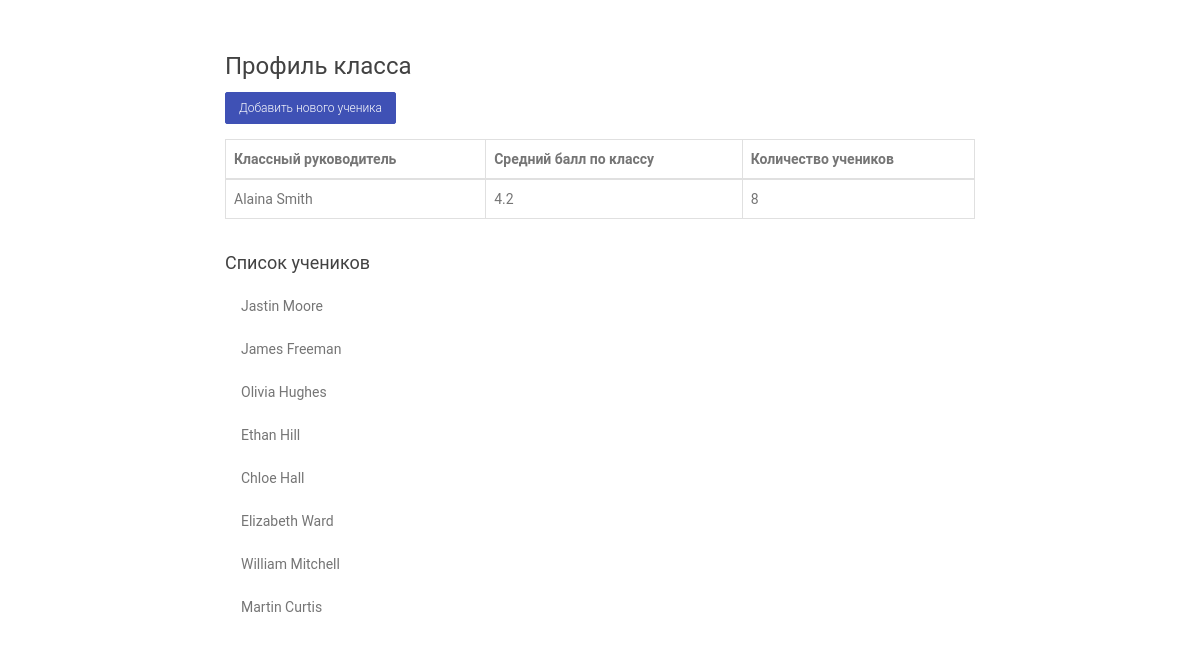
Page /class_profile.php?class=1 on the committed database.
### tables this page shows
CREATE TABLE `class` (
  `id` int(11) NOT NULL AUTO_INCREMENT,
  `class_teacher_full_name` varchar(255) NOT NULL,
  `class_average_score` decimal(2,1) DEFAULT NULL,
  `number_of_pupils` int(11) NOT NULL,
  PRIMARY KEY (`id`)
);

CREATE TABLE `pupil` (
  `id` int(11) NOT NULL AUTO_INCREMENT,
  `full_name` varchar(255) NOT NULL,
  `class_id` int(11) NOT NULL,
  `score` int(11) DEFAULT NULL,
  `start_date` date DEFAULT NULL,
  `graduation_date` date DEFAULT NULL,
  PRIMARY KEY (`id`)
);

### class_profile.php (the view, shortened to what this page needs)
<?php require_once 'header.php' ?>
	<div class="col-md-12">
		<?php
			if(isset($_GET['class'])):
				$classId = (int)$_GET['class'];
				$sth = $db->prepare('SELECT * FROM class WHERE id = :class_id');
				$sth->bindParam(':class_id', $classId);
				$sth->execute();
				$classProfile = $sth->fetch(PDO::FETCH_ASSOC);
		?>
		<div class="col-md-8 col-md-offset-2 margin-top-30">
			<h3>Профиль класса</h3> <a href="add_new_pupil.php?class_id=<?=$classProfile['id']?>" class="btn btn-primary btn-sm margin-bottom-15">Добавить нового ученика</a>
			<table class="table table-bordered">
			    <thead>
			      <tr>
			        <th>Классный руководитель</th>
			        <th>Средний балл по классу</th>
			        <th>Количество учеников</th>
			      </tr>
			    </thead>
			    <tbody>
			      <tr>
			        <td><?=$classProfile['class_teacher_full_name']?></td>
			        <td><?=$classProfile['class_average_score']?></td>
			        <td><?=$classProfile['number_of_pupils']?></td>
			      </tr>
			    </tbody>
	  		</table>
		</div>
		<div class="col-md-8 col-md-offset-2">
			<h4>Список учеников</h4>
			<?php
				$sthPulils = $db->prepare('SELECT * FROM pupil WHERE class_id = :class_id');
				$sthPulils->bindParam(':class_id', $classId);
				$sthPulils->execute();
				$listOfPupils = $sthPulils->fetchAll();
			?>
			<div class="list-group">
				<?php foreach($listOfPupils as $pupil): ?>
					<a href='pupil_profile.php?pupil_id=<?= $pupil['id']?>' class="list-group-item"><?= $pupil['full_name']?></a>
				<?php endforeach;?>
			</div>
		</div>
		<?php endif; ?>
	</div>
<?php require_once 'footer.php' ?>

### assets/css/style.css (style rules this page uses)
.margin-top-30 { margin-top: 30px; }
.margin-bottom-15 { margin-bottom: 15px; }

### rows in the picture
class: class_teacher_full_name "Alaina Smith", class_average_score "4.2", number_of_pupils "8"
pupil: full_name "Jastin Moore"
pupil: full_name "James Freeman"
pupil: full_name "Olivia Hughes"
pupil: full_name "Ethan Hill"
pupil: full_name "Chloe Hall"
pupil: full_name "Elizabeth Ward"
pupil: full_name "William Mitchell"
pupil: full_name "Martin Curtis"
